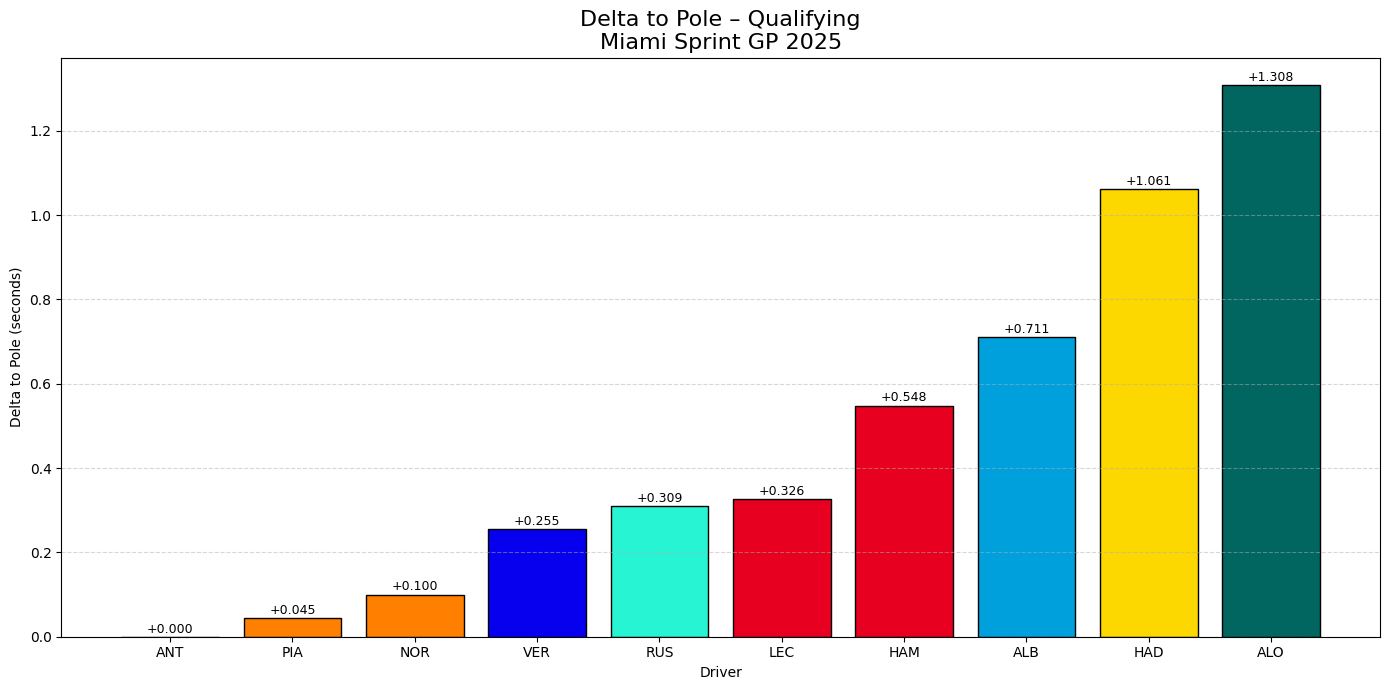

This figure's Python source:
import os
import fastf1
import fastf1.plotting
import matplotlib.pyplot as plt
import pandas as pd

# ===============================
# CACHE (WAJIB DI COLAB)
# ===============================
CACHE_DIR = "/content/fastf1_cache"
os.makedirs(CACHE_DIR, exist_ok=True)
fastf1.Cache.enable_cache(CACHE_DIR)

fastf1.plotting.setup_mpl(misc_mpl_mods=False)

# ===============================
# CONFIG
# ===============================
YEAR = 2025
RACE_NAME = "Miami"
SESSION = "SQ"

# ===============================
# LOAD SESSION
# ===============================
session = fastf1.get_session(YEAR, RACE_NAME, SESSION)
session.load()

# ===============================
# OFFICIAL QUALI RESULTS (STABLE)
# ===============================
results = session.results.copy()

# Driver yang masuk Q3
results = results.dropna(subset=["Q3"])
results["Q3"] = pd.to_timedelta(results["Q3"])

# ===============================
# DELTA TO POLE
# ===============================
pole_time = results["Q3"].min()
results["Delta"] = (results["Q3"] - pole_time).dt.total_seconds()
results = results.sort_values("Delta")

# ===============================
# TEAM COLORS (FASTF1 3.7 – CORRECT)
# ===============================
colors = [
    fastf1.plotting.get_team_color(team, session)
    for team in results["TeamName"]
]

# ===============================
# PLOT
# ===============================
plt.figure(figsize=(14, 7))
plt.bar(
    results["Abbreviation"],
    results["Delta"],
    color=colors,
    edgecolor="black"
)

plt.title("Delta to Pole – Qualifying\nMiami Sprint GP 2025", fontsize=16)
plt.xlabel("Driver")
plt.ylabel("Delta to Pole (seconds)")
plt.grid(axis="y", linestyle="--", alpha=0.5)

for i, delta in enumerate(results["Delta"]):
    plt.text(i, delta + 0.01, f"+{delta:.3f}", ha="center", fontsize=9)

plt.tight_layout()
plt.show()
